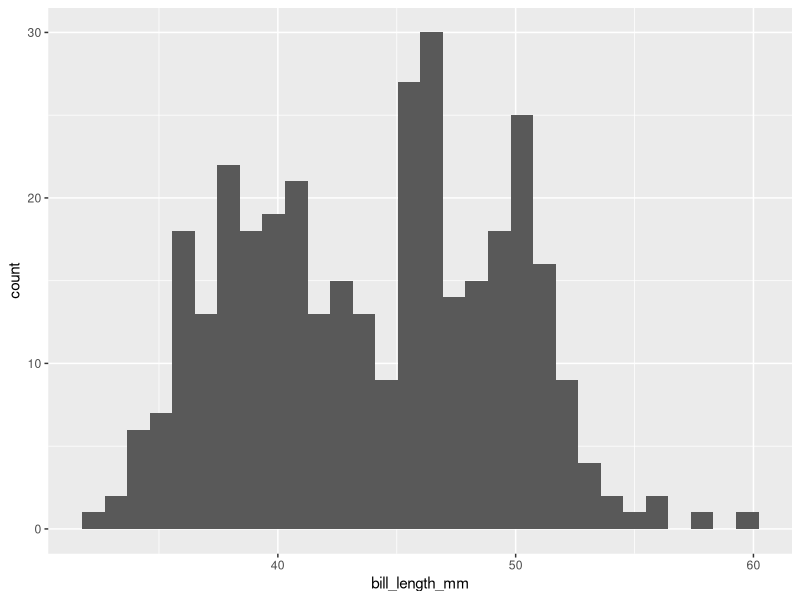
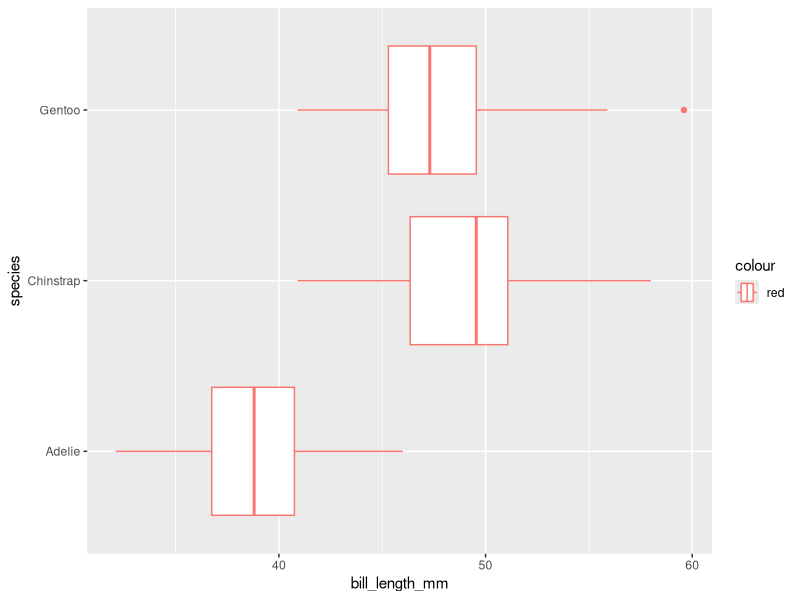
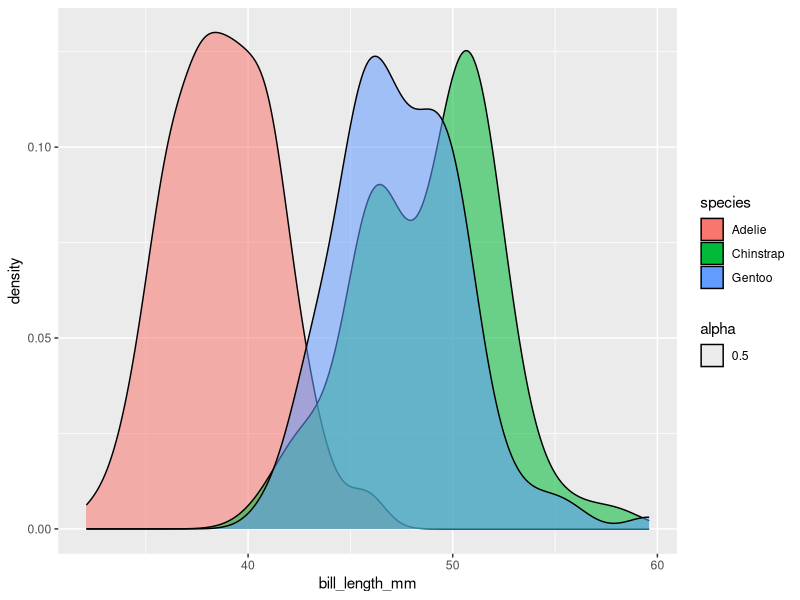
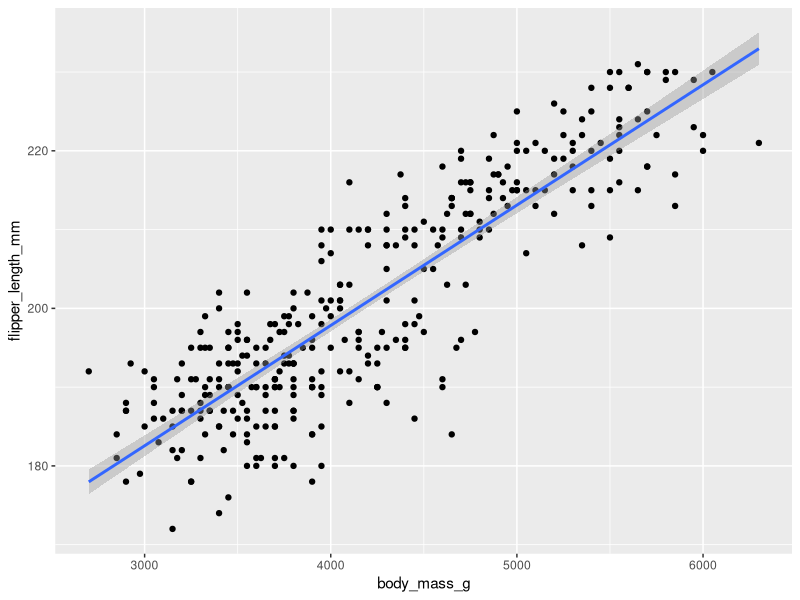
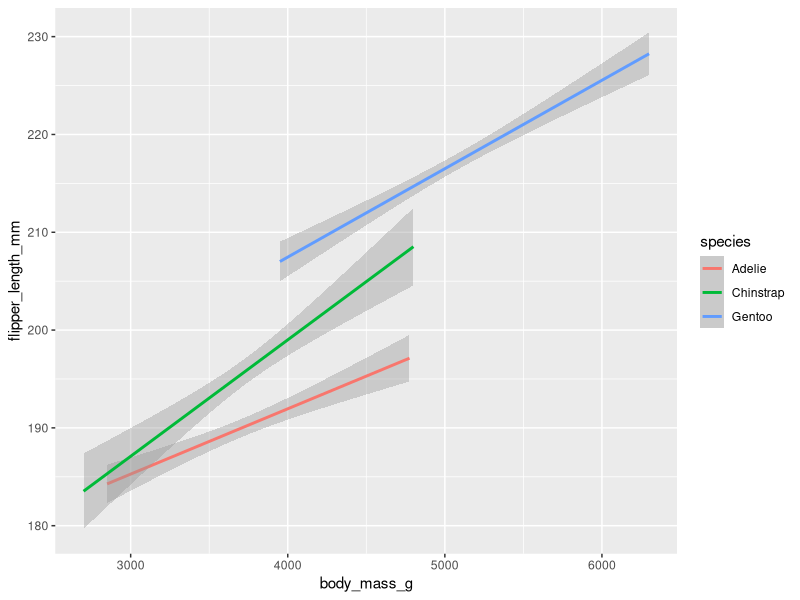
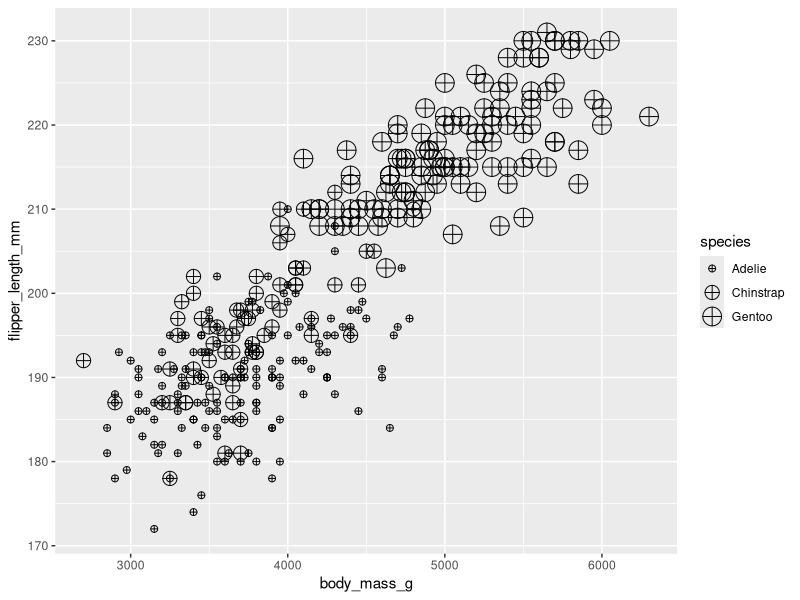
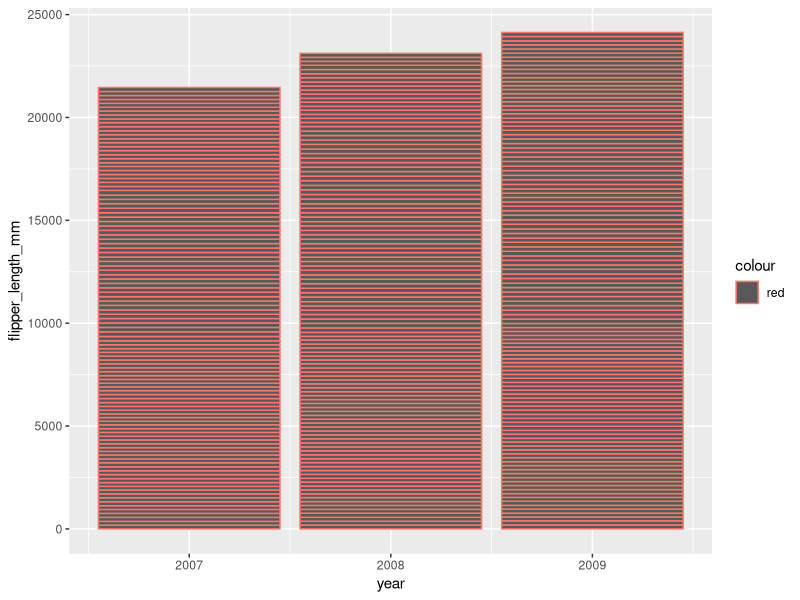
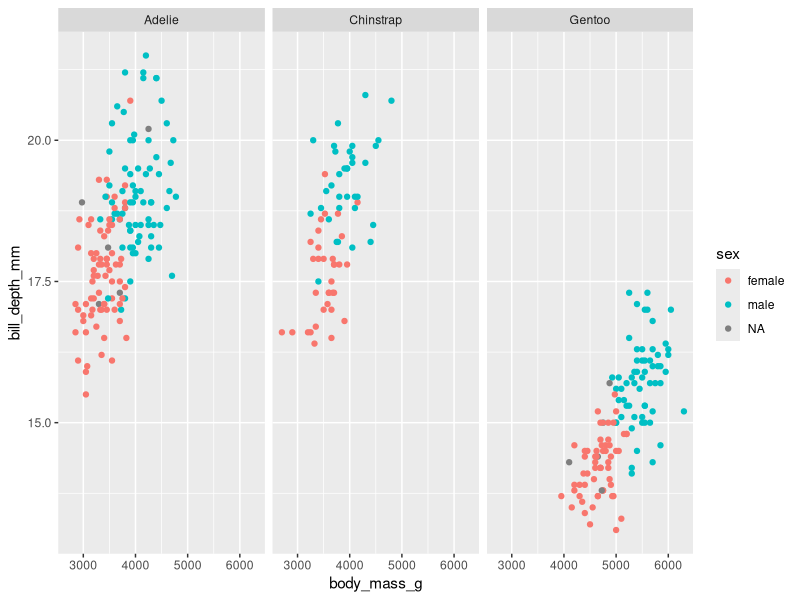

R code for these plots, in order:
## ---- chunk 1
knitr::opts_chunk$set(echo = TRUE)
## ---- chunk 2
#install.packages("palmerpenguins")
library("palmerpenguins")
library("tidyverse")

#data(package = 'palmerpenguins')

colnames(penguins)

dim(penguins)

#?penguins
## ---- chunk 3

penguins %>%
    ggplot() + 
  geom_histogram(mapping= aes(x= bill_length_mm,binwidth=5))

ggplot(data = penguins) + 
  geom_boxplot(mapping= aes(x= bill_length_mm, y= species, color= "red"))

ggplot(data = penguins) + 
  geom_density (mapping= aes(x= bill_length_mm, fill= species, alpha=0.5))

## ---- chunk 4

penguins %>%
  ggplot(mapping = aes(x = body_mass_g, y=flipper_length_mm)) +
  geom_point() +
  geom_smooth(method="lm")

penguins %>% 
  ggplot(mapping = aes(x=body_mass_g, y=flipper_length_mm, colour=species)) +
  geom_smooth(method="lm") 


penguins %>%
  ggplot() + 
  geom_point(mapping = aes(x=body_mass_g, y=flipper_length_mm, size= species), shape= 10) 

penguins %>%
  ggplot() + 
  geom_col(mapping = aes(x= year, y= flipper_length_mm, colour="red")) 

#install.packages("colorspace")
library(colorspace)

## ---- chunk 5
penguins %>%
  ggplot() +
  geom_point(mapping = aes(x=body_mass_g, y=bill_depth_mm, colour=sex)) +
              facet_wrap(~species)
  

penguins %>%
  ggplot() +
  geom_point(mapping = aes(x=body_mass_g, y= flipper_length_mm, colour=sex)) +
              facet_wrap(~species)

## ---- chunk 6

penguins %>%
  ggplot() +
geom_point(mapping = aes(x=flipper_length_mm, y=bill_depth_mm))  +
  facet_wrap(~year) 
  



